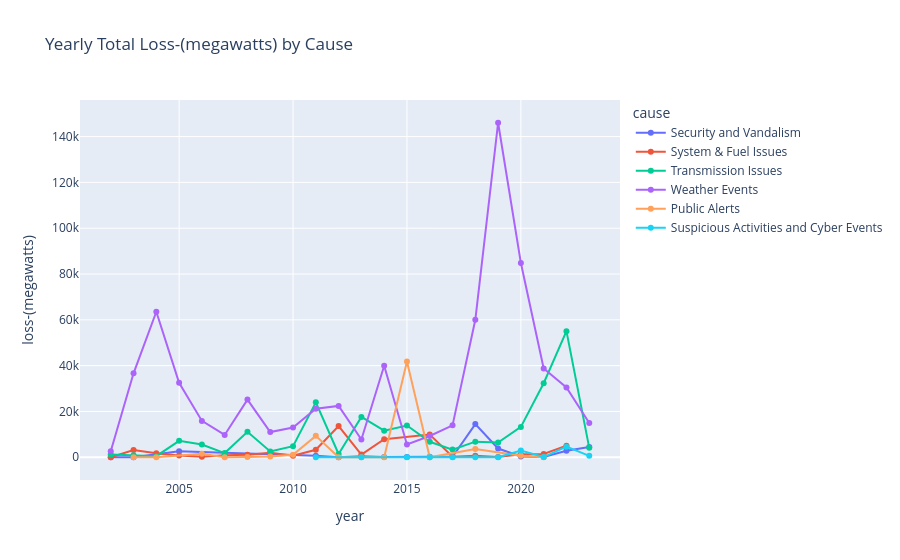

Notebook cell for this chart:
### Code cell
df = power_df.groupby(['year', 'cause'], as_index=False)['loss-(megawatts)'].sum()
fig = px.line(
            df,
            x='year',
            y='loss-(megawatts)',
            color='cause',
            markers=True,
            title=f"Yearly Total {'loss-(megawatts)'.capitalize()} by Cause"
        )
fig.show()

### Figure 1 — Plotly figure (JSON) as saved in the notebook; plotly's stock layout.template omitted (floating-point values rounded to 4 significant figures)
{"data": [{"hovertemplate": "cause=Security and Vandalism<br>year=%{x}<br>loss-(megawatts)=%{y}<extra></extra>", "legendgroup": "Security and Vandalism", "line": {"color": "#636efa", "dash": "solid"}, "marker": {"symbol": "circle"}, "mode": "lines+markers", "name": "Security and Vandalism", "orientation": "v", "showlegend": true, "type": "scatter", "x": [2002, 2003, 2005, 2011, 2012, 2013, 2014, 2015, 2016, 2017, 2018, 2019, 2020, 2021, 2022, 2023], "xaxis": "x", "y": [0, 0, 2578, 705, 12, 457, 139, 57, 226, 217, 14490, 3809, 340, 90, 2864, 4517], "yaxis": "y"}, {"hovertemplate": "cause=System & Fuel Issues<br>year=%{x}<br>loss-(megawatts)=%{y}<extra></extra>", "legendgroup": "System & Fuel Issues", "line": {"color": "#EF553B", "dash": "solid"}, "marker": {"symbol": "circle"}, "mode": "lines+markers", "name": "System & Fuel Issues", "orientation": "v", "showlegend": true, "type": "scatter", "x": [2002, 2003, 2004, 2005, 2006, 2007, 2008, 2009, 2010, 2011, 2012, 2013, 2014, 2016, 2017, 2018, 2019, 2020, 2021, 2022], "xaxis": "x", "y": [0, 3152, 1714, 756, 220, 890, 1132, 1932, 618, 3267, 13602, 1174, 7856, 9903, 210, 675, 150, 1350, 1423, 5060], "yaxis": "y"}, {"hovertemplate": "cause=Transmission Issues<br>year=%{x}<br>loss-(megawatts)=%{y}<extra></extra>", "legendgroup": "Transmission Issues", "line": {"color": "#00cc96", "dash": "solid"}, "marker": {"symbol": "circle"}, "mode": "lines+markers", "name": "Transmission Issues", "orientation": "v", "showlegend": true, "type": "scatter", "x": [2002, 2003, 2004, 2005, 2006, 2007, 2008, 2009, 2010, 2011, 2012, 2013, 2014, 2015, 2016, 2017, 2018, 2019, 2020, 2021, 2022, 2023], "xaxis": "x", "y": [1183, 827, 490, 7159, 5535, 1813, 11121, 2501, 4835, 23961, 1409, 17624, 11591, 13851, 6762, 3341, 6813, 6441, 13249, 32298, 55061, 4110], "yaxis": "y"}, {"hovertemplate": "cause=Weather Events<br>year=%{x}<br>loss-(megawatts)=%{y}<extra></extra>", "legendgroup": "Weather Events", "line": {"color": "#ab63fa", "dash": "solid"}, "marker": {"symbol": "circle"}, "mode": "lines+markers", "name": "Weather Events", "orientation": "v", "showlegend": true, "type": "scatter", "x": [2002, 2003, 2004, 2005, 2006, 2007, 2008, 2009, 2010, 2011, 2012, 2013, 2014, 2015, 2016, 2017, 2018, 2019, 2020, 2021, 2022, 2023], "xaxis": "x", "y": [2614, 36640.0, 63531, 32517, 15873, 9750, 25166, 10996, 12970, 21179, 22407, 7761, 39935, 5575, 9264, 13924, 60016, 146044, 84789, 38735, 30503, 14920], "yaxis": "y"}, {"hovertemplate": "cause=Public Alerts<br>year=%{x}<br>loss-(megawatts)=%{y}<extra></extra>", "legendgroup": "Public Alerts", "line": {"color": "#FFA15A", "dash": "solid"}, "marker": {"symbol": "circle"}, "mode": "lines+markers", "name": "Public Alerts", "orientation": "v", "showlegend": true, "type": "scatter", "x": [2003, 2004, 2006, 2007, 2008, 2009, 2010, 2011, 2012, 2013, 2014, 2015, 2016, 2018, 2020, 2021], "xaxis": "x", "y": [0, 0, 1474, 20, 105, 350, 1103, 9336, 45, 0, 0, 41788, 0, 3622, 654, 0], "yaxis": "y"}, {"hovertemplate": "cause=Suspicious Activities and Cyber Events<br>year=%{x}<br>loss-(megawatts)=%{y}<extra></extra>", "legendgroup": "Suspicious Activities and Cyber Events", "line": {"color": "#19d3f3", "dash": "solid"}, "marker": {"symbol": "circle"}, "mode": "lines+markers", "name": "Suspicious Activities and Cyber Events", "orientation": "v", "showlegend": true, "type": "scatter", "x": [2011, 2013, 2015, 2016, 2017, 2018, 2019, 2020, 2021, 2022, 2023], "xaxis": "x", "y": [0, 0, 0, 0, 0, 0, 0, 2921, 84, 4620, 621], "yaxis": "y"}], "layout": {"legend": {"title": {"text": "cause"}, "tracegroupgap": 0}, "title": {"text": "Yearly Total Loss-(megawatts) by Cause"}, "xaxis": {"anchor": "y", "domain": [0, 1], "title": {"text": "year"}}, "yaxis": {"anchor": "x", "domain": [0, 1], "title": {"text": "loss-(megawatts)"}}}}
